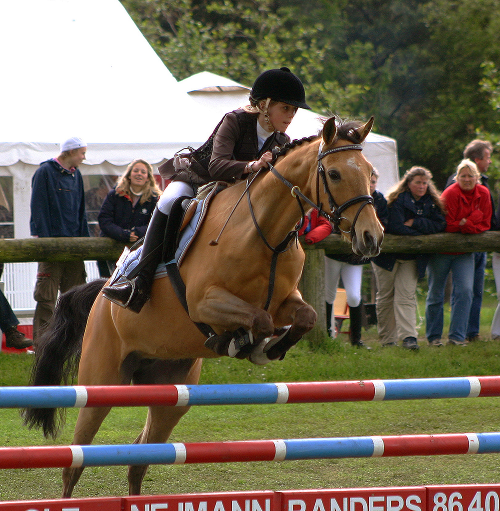
#> input picture 006_Integrador_ROI_Segmentacion_Ecualizacion/dataset/imagen1.jpg, 1000 x 1021 px (shown at 1/2 size)
$ python -i image_utils_robust.py   (imports and definitions only)
#> lines starting #> are read from the running program, lines starting #| are printed output that depends on the picture
"""
Utilidades de Procesamiento de Imágenes - VERSIÓN ROBUSTA
Funciones auxiliares para manipulación y preparación de imágenes con manejo de errores

Integrado con conceptos del notebook de difusión
"""

import numpy as np
from PIL import Image, ImageDraw, ImageFilter, ImageEnhance
from typing import Optional, Tuple, Dict, Any, List
import io
import base64
import logging
from functools import wraps
import time

# [1 line not run here, left out]
logger = logging.getLogger(__name__)

def robust_execution(fallback_result=None):
    """Decorador para ejecución robusta con fallback"""
    def decorator(func):
        @wraps(func)
        def wrapper(*args, **kwargs):
            try:
                return func(*args, **kwargs)
            except Exception as e:
                logger.error(f"Error en {func.__name__}: {str(e)}")
                return fallback_result
        return wrapper
    return decorator

class ImageProcessorRobust:
    """Procesador de utilidades para imágenes con manejo robusto de errores"""

    def __init__(self):
        logger.info("🚀 Inicializando ImageProcessorRobust")

    # [76 lines left out: functions resize_image, create_mask_from_bbox, create_circular_mask, create_brush_mask, not called in this run]

    @robust_execution(fallback_result=None)
    def enhance_image(self, image: Image.Image,
                     brightness: float = 1.0,
                     contrast: float = 1.0,
                     sharpness: float = 1.0) -> Optional[Image.Image]:
        """Mejorar imagen ajustando parámetros básicos"""
        try:
            if image is None:
                return None

            enhanced = image.copy()

            if brightness != 1.0:
                enhancer = ImageEnhance.Brightness(enhanced)
                enhanced = enhancer.enhance(brightness)

            if contrast != 1.0:
                enhancer = ImageEnhance.Contrast(enhanced)
                enhanced = enhancer.enhance(contrast)

            if sharpness != 1.0:
                enhancer = ImageEnhance.Sharpness(enhanced)
                enhanced = enhancer.enhance(sharpness)

            return enhanced
        except Exception as e:
            logger.error(f"Error mejorando imagen: {e}")
            return None

    # [281 lines left out: functions calculate_image_metrics, compare_images, create_sample_masks, image_to_base64, base64_to_image, validate_image and 3 more, not called in this run]

# Alias para compatibilidad
ImageProcessor = ImageProcessorRobust

>>> import cv2
>>> picture = cv2.imread('../../006_Integrador_ROI_Segmentacion_Ecualizacion/dataset/imagen1.jpg', cv2.IMREAD_GRAYSCALE)
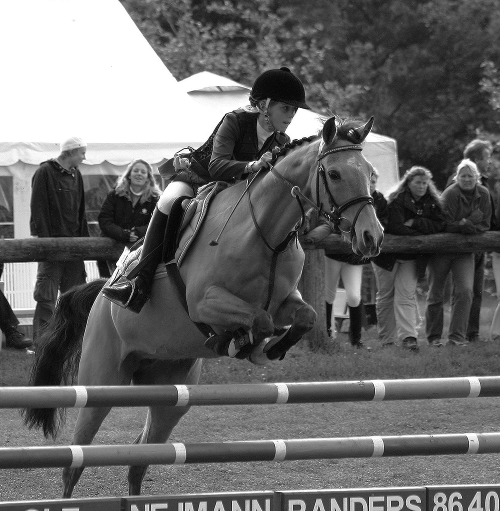
#> picture: shape (1021, 1000) (shown at 1/2 size); min 0, max 255, mean 104.7
>>> result = ImageProcessorRobust().enhance_image(picture)

$ run again, on 006_Integrador_ROI_Segmentacion_Ecualizacion/dataset/imagen2.jpg
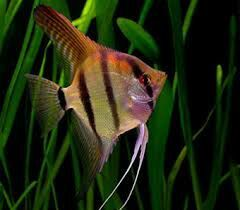
#> input picture 006_Integrador_ROI_Segmentacion_Ecualizacion/dataset/imagen2.jpg, 240 x 210 px
#> `picture = cv2.imread('../../006_Integrador_ROI_Segmentacion_Ecualizaci..`:
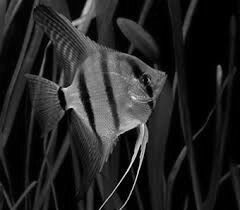
#> picture: shape (210, 240); min 0, max 246, mean 35.5

$ run again, on 006_Integrador_ROI_Segmentacion_Ecualizacion/dataset/imagen3.jpg
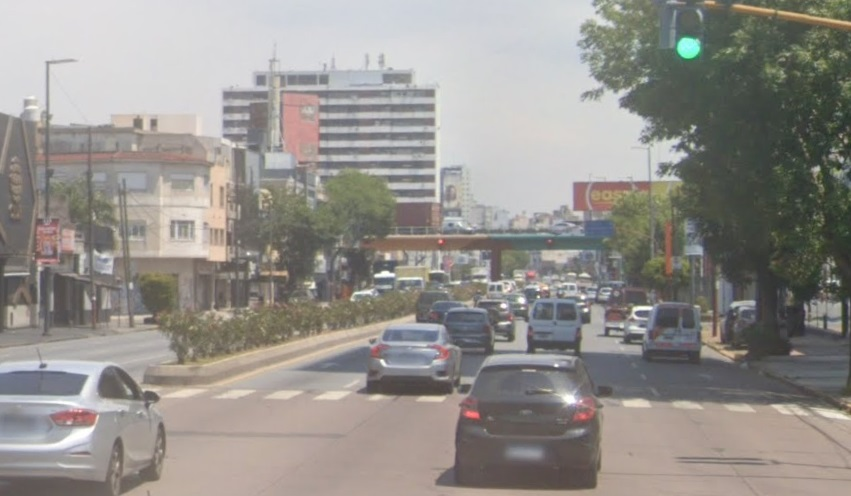
#> input picture 006_Integrador_ROI_Segmentacion_Ecualizacion/dataset/imagen3.jpg, 851 x 496 px
#> `picture = cv2.imread('../../006_Integrador_ROI_Segmentacion_Ecualizaci..`:
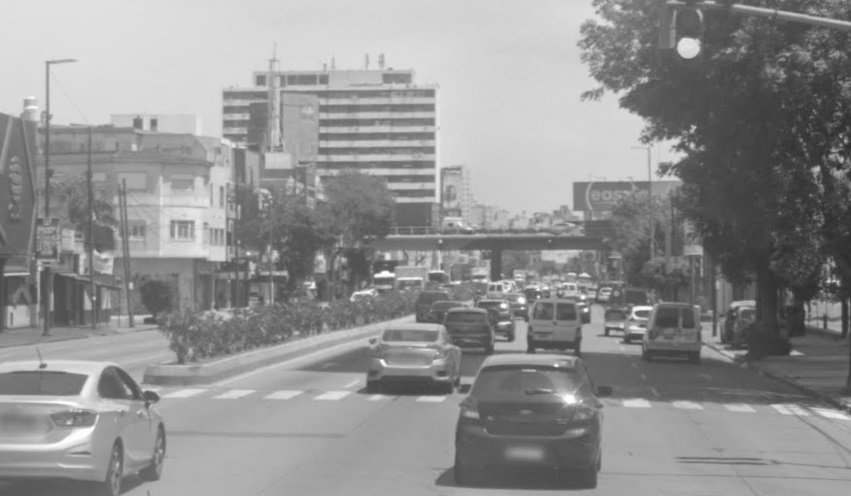
#> picture: shape (496, 851); min 44, max 255, mean 145
